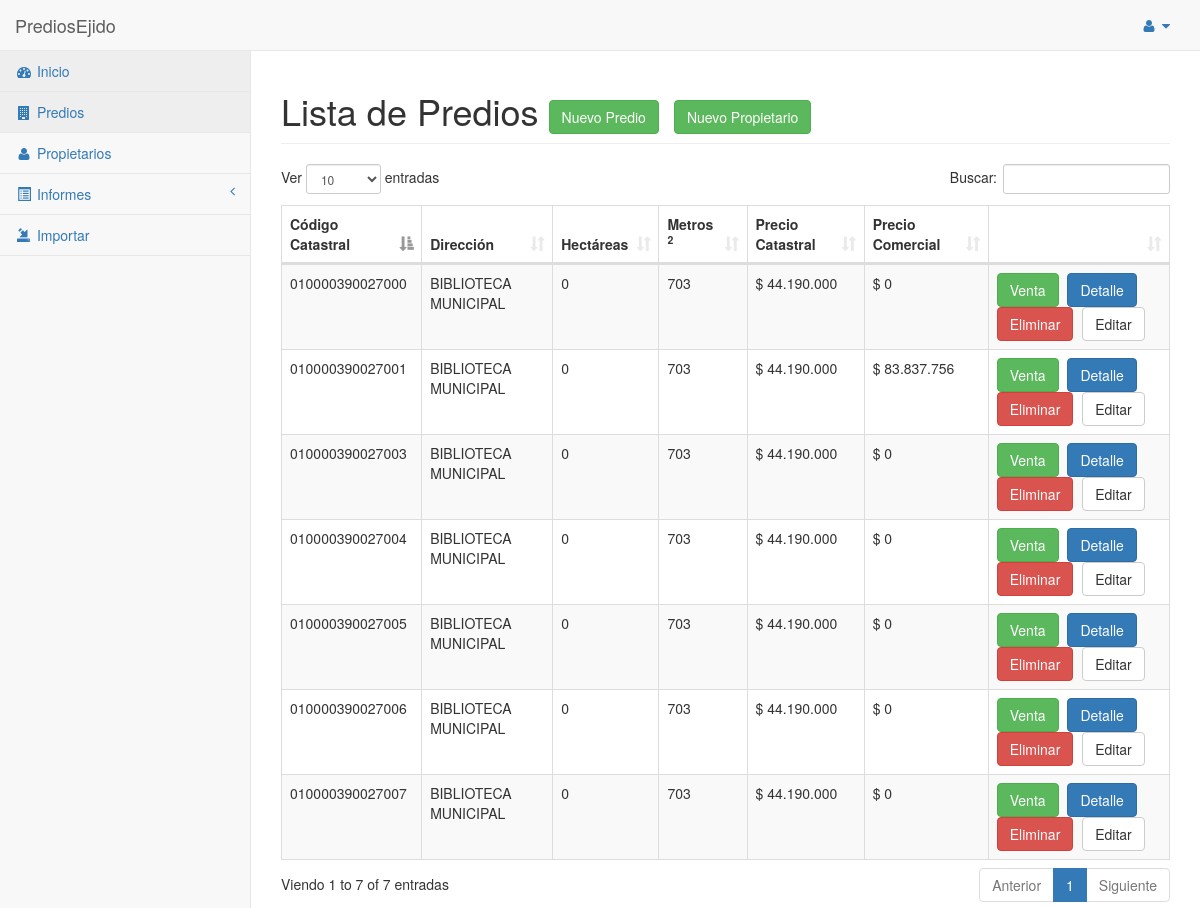
Page /Predios/ (signed in) on the committed database.
### PrediosEjido/apps/principal/models.py (models this page shows, shortened)
class Predio(models.Model):
	c_catastral = models.CharField(max_length = 15)
	t_ord = models.CharField(max_length = 3)
	t_tot = models.CharField(max_length = 3)
	propieta = models.CharField(max_length = 80)
	e = models.CharField(max_length = 1, blank = True, null = True)
	d = models.CharField(max_length = 1, blank = True, null = True)
	id_propietario = models.CharField(max_length = 15, default = '0')
	dir_predio = models.CharField(max_length = 30)
	hectarea = models.IntegerField(default = 0)
	met2 = models.IntegerField()
	area_con = models.IntegerField(default = 0)
	avaluo_catastral = models.DecimalField(max_digits = 11, decimal_places = 2)
	propieta_predio = models.ManyToManyField(Propieta, blank = True, null = True, name = "propieta_predio")

### PrediosEjido/apps/principal/views.py (the view)
# urls.py: url(r'^Predios/$', 'list_predio', name = 'list_predio'),
@login_required
def list_predio(request):
	predios = Predio.objects.all()
	return render(request, 'list-predio.html', {'title': 'Listado de Predios', 'predios': predios})

### PrediosEjido/apps/principal/templatetags/custom_filters.py (called while the page is built)
@register.filter
def sum_vrecaja(value):
	pago_total = Pago.objects.filter(predio = value).aggregate(Sum('v_recaja'))
	if pago_total['v_recaja__sum'] is None:
		pago_total['v_recaja__sum'] = 0
	return pago_total['v_recaja__sum']

### PrediosEjido/apps/principal/templates/list-predio.html (shortened to what this page needs)
{% extends 'layout/base.html' %}
{% load static %}
{% load custom_filters %}
{% load humanize %}
{% block content_head %}
	<link rel="stylesheet" href="{% static 'css/dataTables.bootstrap.min.css' %}">
	<link rel="stylesheet" href="{% static 'css/jquery-ui.min.css' %}">
{% endblock content_head %}
{% block content %}
	{% include 'elements/menu.html' %}
	<div id="page-wrapper">
		<div class="row">
			<div class="col-lg-12">
				<h1 class="page-header">Lista de Predios
					<a href="{% url 'predio' %}" class="btn btn-success open-modal" data-toggle="modal" data-target="#Modal">Nuevo Predio</a>
					<a href="{% url 'propietario' %}" class="btn btn-success open-modal" data-toggle="modal" data-target="#Modal">Nuevo Propietario</a>
				</h1>
			</div>
		</div>
		<div class="row">
			<div class="col-lg-12">
				<table class="table table-striped table-bordered table-hover" id="table-predio">
					<thead>
						<tr>
							<th>Código Catastral</th>
							<th>Dirección</th>
							<th>Hectáreas</th>
							<th>Metros <sup>2</sup></th>
							<th>Precio Catastral</th>
							<th>Precio Comercial</th>
							<th></th>
						</tr>
					</thead>
					<tbody>
						{% for predio in predios %}
						<tr class="{{ predio.pk }}{% if predio.c_recaja %} success{% endif %}">
							<td>{{ predio.c_catastral }}</td>
							<td>{{ predio.dir_predio }}</td>
							<td>{{ predio.hectarea }}</td>
							<td>{{ predio.met2 }}</td>
							<td>$ {{ predio.avaluo_catastral|floatformat|intcomma }}</td>
							<td>$ {{ predio.pk|sum_vrecaja|floatformat|intcomma }}</td>
							<td class="action-{{ predio.pk }}">
								<a href="{% url 'sold_predio' predio.c_catastral %}" class="btn btn-success sold-{{ predio.pk }}">Venta</a>
								<a href="{% url 'view_predio' predio.pk %}" class="btn btn-primary open-modal">Detalle</a>
								{% if user.is_superuser %}
									<a href="{% url 'delete_predio' predio.pk %}" class="btn btn-danger delete">Eliminar</a>
								{% endif %}
								<a href="{% url 'predio' predio.pk %}" class="btn btn-default open-modal">Editar</a>
							</td>
						</tr>
						{% endfor %}
					</tbody>
				</table>
			</div>
		</div>
	</div>
{% endblock content %}

### PrediosEjido/apps/principal/templates/layout/base.html (shortened to what this page needs)
{% load static %}
<!DOCTYPE html>
<html lang="en">
	<head>
		<link rel="stylesheet" href="{% static 'css/bootstrap.min.css' %}">
		<link rel="stylesheet" href="{% static 'css/metisMenu.min.css' %}">
		<link rel="stylesheet" href="{% static 'css/sb-admin-2.css' %}">
		<link rel="stylesheet" href="{% static 'css/font-awesome.min.css' %}">
		{% block content_head %}
		{% endblock content_head %}
	</head>
	<body>
		<div id="wrapper">
			{% block content %}
			{% endblock content %}
		</div>
	</body>
</html>

### PrediosEjido/apps/principal/templates/elements/menu.html (shortened to what this page needs)
<nav class="navbar navbar-default navbar-static-top" role="navigation" style="margin-bottom: 0">
	<div class="navbar-header">
		<a class="navbar-brand" href="{% url 'home' %}">PrediosEjido</a>
	</div>
	<ul class="nav navbar-top-links navbar-right">
		<li class="dropdown">
			<a class="dropdown-toggle" data-toggle="dropdown" href="#">
				<i class="fa fa-user fa-fw"></i>  <i class="fa fa-caret-down"></i>
			</a>
		</li>
	</ul>
	<div class="navbar-default sidebar" role="navigation">
		<div class="sidebar-nav navbar-collapse">
			<ul class="nav" id="side-menu">
				<li><a href="{% url 'home' %}"><i class="fa fa-dashboard fa-fw"></i> Inicio</a></li>
				<li><a href="{% url 'list_predio' %}"><i class="fa fa-building fa-fw"></i> Predios</a></li>
				<li><a href="{% url 'list_propieta' %}"><i class="fa fa-user fa-fw"></i> Propietarios</a></li>
				<li>
					<a href="#"><i class="glyphicon glyphicon-list-alt fa-fw"></i> Informes<span class="fa arrow"></span></a>
				</li>
				<li><a href="{% url 'upload_data_predio' %}"><i class="glyphicon glyphicon-import fa-fw"></i> Importar</a></li>
			</ul>
		</div>
	</div>
</nav>

### PrediosEjido/static/css/sb-admin-2.css (style rules this page uses)
body { background-color: #f8f8f8; }
#wrapper { width: 100%; }
#page-wrapper { padding: 0 15px; min-height: 568px; background-color: #fff; }
@media (min-width:768px) { #page-wrapper { position: inherit; margin: 0 0 0 250px; padding: 0 30px; border-left: 1px solid #e7e7e7; } }
.navbar-top-links { margin-right: 0; }
.navbar-top-links li { display: inline-block; }
.navbar-top-links li:last-child { margin-right: 15px; }
.navbar-top-links li a { padding: 15px; min-height: 50px; }
.sidebar .sidebar-nav.navbar-collapse { padding-right: 0; padding-left: 0; }
.sidebar ul li { border-bottom: 1px solid #e7e7e7; }
.sidebar ul li a.active { background-color: #eee; }
.sidebar .arrow { float: right; }
.sidebar .fa.arrow:before { content: "\f104"; }
@media (min-width:768px) { .sidebar { z-index: 1; position: absolute; width: 250px; margin-top: 51px; } }
table.dataTable thead .sorting, table.dataTable thead .sorting_asc, table.dataTable thead .sorting_desc, table.dataTable thead .sorting_asc_disabled, table.dataTable thead .sorting_desc_disabled { background: 0 0; }
table.dataTable thead .sorting_asc:after { content: "\f0de"; float: right; font-family: fontawesome; }
table.dataTable thead .sorting:after { content: "\f0dc"; float: right; font-family: fontawesome; color: rgba(50,50,50,.5); }

### PrediosEjido/apps/principal/templates/layout/base.html (style rules this page uses)
.btn { margin-right: 5px; }

### rows in the picture
Predio: c_catastral "010000390027000", dir_predio "BIBLIOTECA MUNICIPAL", hectarea "0", met2 "703", avaluo_catastral "44.190.000", pk|sum_vrecaja "0"
Predio: c_catastral "010000390027001", dir_predio "BIBLIOTECA MUNICIPAL", hectarea "0", met2 "703", avaluo_catastral "44.190.000", pk|sum_vrecaja "83.837.756"
Predio: c_catastral "010000390027003", dir_predio "BIBLIOTECA MUNICIPAL", hectarea "0", met2 "703", avaluo_catastral "44.190.000", pk|sum_vrecaja "0"
Predio: c_catastral "010000390027004", dir_predio "BIBLIOTECA MUNICIPAL", hectarea "0", met2 "703", avaluo_catastral "44.190.000", pk|sum_vrecaja "0"
Predio: c_catastral "010000390027005", dir_predio "BIBLIOTECA MUNICIPAL", hectarea "0", met2 "703", avaluo_catastral "44.190.000", pk|sum_vrecaja "0"
Predio: c_catastral "010000390027006", dir_predio "BIBLIOTECA MUNICIPAL", hectarea "0", met2 "703", avaluo_catastral "44.190.000", pk|sum_vrecaja "0"
Predio: c_catastral "010000390027007", dir_predio "BIBLIOTECA MUNICIPAL", hectarea "0", met2 "703", avaluo_catastral "44.190.000", pk|sum_vrecaja "0"
